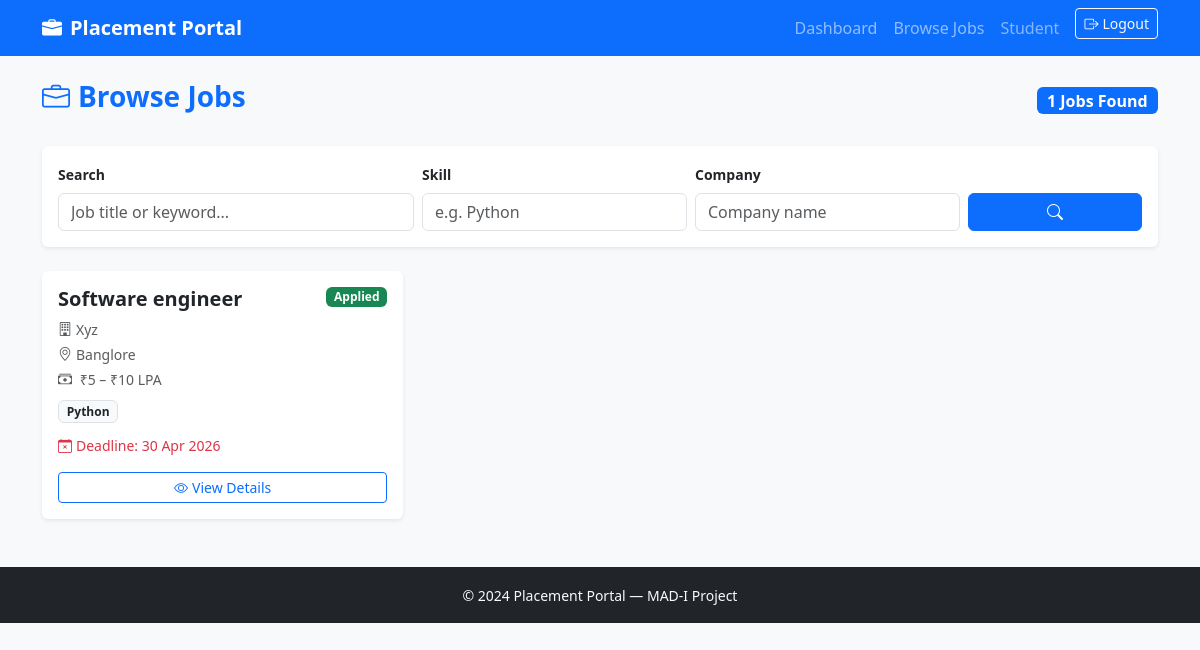
Screenshot of /student/jobs (signed in) with the database file from the repository.
### models.py (models this page shows, shortened)
class User(UserMixin, db.Model):
    id= db.Column(db.Integer, primary_key=True)
    username= db.Column(db.String(80), unique=True, nullable=False)
    email= db.Column(db.String(120), unique=True, nullable=False)
    password_hash = db.Column(db.String(256))
    role = db.Column(db.String(20))
    active = db.Column(db.Boolean, default=True)
    student_profile = db.relationship('Student', backref='user', uselist=False)
    company_profile = db.relationship('Company', backref='user', uselist=False)
    @property
    def is_active(self):
        return self.active

class JobPosition(db.Model):
    id = db.Column(db.Integer, primary_key=True)
    company_id = db.Column(db.Integer, db.ForeignKey('company.id'), nullable=False)
    title = db.Column(db.String(150))
    description = db.Column(db.Text)
    required_skills = db.Column(db.Text)
    experience = db.Column(db.String(100))
    salary_min = db.Column(db.Float)
    salary_max = db.Column(db.Float)
    location = db.Column(db.String(150))
    deadline = db.Column(db.DateTime)
    status = db.Column(db.String(20), default='active')
    is_approved = db.Column(db.Boolean, default=False)
    created_at = db.Column(db.DateTime, default=lambda: datetime.now(timezone.utc), nullable=False)
    applications = db.relationship('Application', backref='job', lazy='dynamic')

class Company(db.Model):
    id = db.Column(db.Integer, primary_key=True)
    user_id = db.Column(db.Integer, db.ForeignKey('user.id'), nullable=False)
    name = db.Column(db.String(150))
    industry = db.Column(db.String(100))
    website = db.Column(db.String(250))
    description = db.Column(db.Text)
    location = db.Column(db.String(150))
    approval_status = db.Column(db.String(20), default='pending')
    is_blacklisted  = db.Column(db.Boolean, default=False)
    created_at = db.Column(db.DateTime, default=lambda: datetime.now(timezone.utc), nullable=False)
    jobs = db.relationship('JobPosition', backref='company', lazy='dynamic')

### routes/student.py (the view)
@student_bp.route('/jobs')
@login_required
@student_required
def jobs():
    search    = request.args.get('search', '').strip()
    skill_f   = request.args.get('skill', '').strip()
    company_f = request.args.get('company', '').strip()
    query = JobPosition.query.join(Company).filter(JobPosition.is_approved == True,JobPosition.status == 'active',Company.approval_status == 'approved',Company.is_blacklisted == False)
    if search:
        query = query.filter(
            db.or_(JobPosition.title.ilike(f'%{search}%'),
                   JobPosition.description.ilike(f'%{search}%')))
    if skill_f:
        query = query.filter(
            JobPosition.required_skills.ilike(f'%{skill_f}%'))
    if company_f:
        query = query.filter(
            Company.name.ilike(f'%{company_f}%'))
    jobs = query.order_by(JobPosition.created_at.desc()).all()
    student     = current_user.student_profile
    applied_ids = {a.job_id for a in student.applications.all()}
    return render_template('student/jobs.html',jobs=jobs,search=search,skill_f=skill_f,company_f=company_f,applied_ids=applied_ids)

### models.py (called while the page is built)
@login_manager.user_loader
def load_user(user_id):
    return User.query.get(int(user_id))

### routes/student.py (called while the page is built)
def student_required(f):
    @wraps(f)
    def wrapped(*args, **kwargs):
        if not current_user.is_authenticated:
            return redirect(url_for('auth.login'))
        if current_user.role != 'student':
            flash('Student access required.', 'danger')
            return redirect(url_for('auth.login'))
        if not current_user.active:
            flash('Your account has been suspended.', 'danger')
            return redirect(url_for('auth.logout'))
        return f(*args, **kwargs)
    return wrapped

### templates/student/jobs.html (shortened to what this page needs)
{% extends 'base.html' %}
{% block content %}
<div class="d-flex justify-content-between align-items-center mb-4">
  <h3 class="fw-bold text-primary">
    <i class="bi bi-briefcase me-2"></i>Browse Jobs
  </h3>
  <span class="badge bg-primary fs-6">{{ jobs|length }} Jobs Found</span>
</div>
<div class="card border-0 shadow-sm mb-4">
  <div class="card-body">
    <form method="GET" class="row g-2 align-items-end">
      <div class="col-md-4">
        <label class="form-label small fw-semibold">Search</label>
        <input type="text" name="search" class="form-control"
               placeholder="Job title or keyword..." value="{{ search }}">
      </div>
      <div class="col-md-3">
        <label class="form-label small fw-semibold">Skill</label>
        <input type="text" name="skill" class="form-control"
               placeholder="e.g. Python" value="{{ skill_f }}">
      </div>
      <div class="col-md-3">
        <label class="form-label small fw-semibold">Company</label>
        <input type="text" name="company" class="form-control"
               placeholder="Company name" value="{{ company_f }}">
      </div>
      <div class="col-md-2 d-flex gap-2">
        <button type="submit" class="btn btn-primary flex-fill">
          <i class="bi bi-search"></i>
        </button>
      </div>
    </form>
  </div>
</div>
{% if jobs %}
<div class="row g-3">
  {% for job in jobs %}
  <div class="col-md-6 col-xl-4">
    <div class="card border-0 shadow-sm h-100">
      <div class="card-body d-flex flex-column">
        <div class="d-flex justify-content-between align-items-start mb-2">
          <h5 class="card-title fw-bold mb-0">{{ job.title }}</h5>
          {% if job.id in applied_ids %}
          <span class="badge bg-success ms-2 flex-shrink-0">Applied</span>
          {% endif %}
        </div>
        <p class="text-muted small mb-1">
          <i class="bi bi-building me-1"></i>{{ job.company.name }}
        </p>
        {% if job.location %}
        <p class="text-muted small mb-1">
          <i class="bi bi-geo-alt me-1"></i>{{ job.location }}
        </p>
        {% endif %}
        {% if job.salary_min or job.salary_max %}
        <p class="text-muted small mb-1">
          <i class="bi bi-cash-stack me-1"></i>
          {% if job.salary_min and job.salary_max %}
            ₹{{ '{:,.0f}'.format(job.salary_min) }} – ₹{{ '{:,.0f}'.format(job.salary_max) }} LPA
          {% elif job.salary_min %}
            From ₹{{ '{:,.0f}'.format(job.salary_min) }} LPA
          {% else %}
            Up to ₹{{ '{:,.0f}'.format(job.salary_max) }} LPA
          {% endif %}
        </p>
        {% endif %}
        {% if job.required_skills %}
        <div class="mb-2 mt-1">
          {% for skill in job.required_skills.split(',') %}
          <span class="badge bg-light text-dark border me-1 mb-1">{{ skill.strip() }}</span>
          {% endfor %}
        </div>
        {% endif %}
        {% if job.deadline %}
        <p class="small text-danger mb-2">
          <i class="bi bi-calendar-x me-1"></i>Deadline: {{ job.deadline.strftime('%d %b %Y') }}
        </p>
        {% endif %}
        <div class="mt-auto pt-2">
          <a href="{{ url_for('student.job_detail', job_id=job.id) }}"
             class="btn btn-outline-primary btn-sm w-100">
            <i class="bi bi-eye me-1"></i>View Details
          </a>
        </div>
      </div>
    </div>
  </div>
  {% endfor %}
</div>
{% endif %}
{% endblock %}

### templates/base.html (shortened to what this page needs)
<!DOCTYPE html>
<html lang="en">
<head>
  <link href="https://cdn.jsdelivr.net/npm/bootstrap@5.3.0/dist/css/bootstrap.min.css" rel="stylesheet"/>
  <link href="https://cdn.jsdelivr.net/npm/bootstrap-icons@1.11.0/font/bootstrap-icons.css" rel="stylesheet"/>
</head>
<body class="bg-light">
<nav class="navbar navbar-expand-lg navbar-dark bg-primary">
  <div class="container">
    <a class="navbar-brand fw-bold" href="{{ url_for('auth.index') }}">
      <i class="bi bi-briefcase-fill me-2"></i>Placement Portal
    </a>
    <div class="collapse navbar-collapse" id="navbarNav">
      <ul class="navbar-nav ms-auto">
        {% if current_user.is_authenticated %}
          {% if current_user.role == 'admin' %}
            <li class="nav-item">
              <a class="nav-link" href="{{ url_for('admin.dashboard') }}">Dashboard</a>
            </li>
          {% elif current_user.role == 'company' %}
            <li class="nav-item">
              <a class="nav-link" href="{{ url_for('company.dashboard') }}">Dashboard</a>
            </li>
          {% elif current_user.role == 'student' %}
            <li class="nav-item">
              <a class="nav-link" href="{{ url_for('student.dashboard') }}">Dashboard</a>
            </li>
            <li class="nav-item">
              <a class="nav-link" href="{{ url_for('student.jobs') }}">Browse Jobs</a>
            </li>
          {% endif %}
          <li class="nav-item">
            <span class="nav-link text-white-50">
              {{ current_user.role | capitalize }}
            </span>
          </li>
          <li class="nav-item">
            <a class="btn btn-outline-light btn-sm ms-2"
               href="{{ url_for('auth.logout') }}">
              <i class="bi bi-box-arrow-right me-1"></i>Logout
            </a>
          </li>
        {% endif %}
      </ul>
    </div>
  </div>
</nav>
<main class="container my-4">
  {% block content %}{% endblock %}
</main>
<footer class="bg-dark text-light text-center py-3 mt-5">
  <small>&copy; 2024 Placement Portal — MAD-I Project</small>
</footer>
</body>
</html>

### rows the page displays
User: role "Student"
JobPosition: title "Software engineer", shows "Applied", company.name "Xyz", location "Banglore", salary_min "5", salary_max "10", strip "Python", deadline "30 Apr 2026"

### other values shown
{{ jobs|length }} "1"
